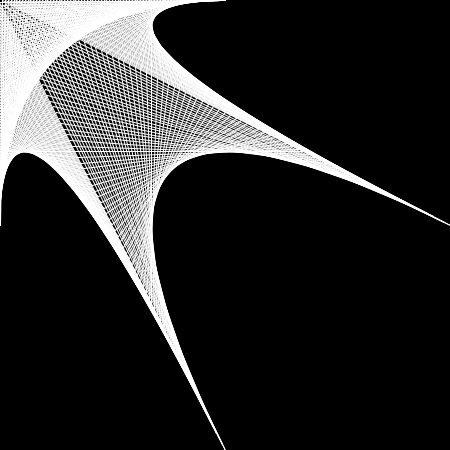
Frame 1 (no input)
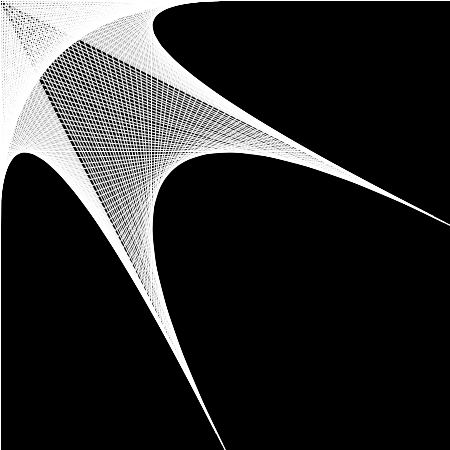
Frame 60 (the mouse pressed at the canvas centre just before this capture)
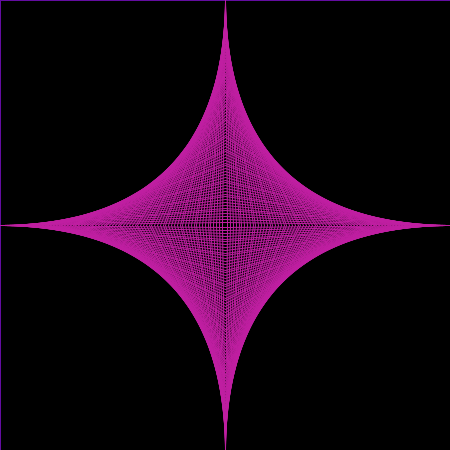
Frame 120 (the mouse held since frame 60 and released just before this capture)

The Processing sketch that drew these frames (run headless with seeded random() and noise(); from frame 60 on, the mouse is pressed at the canvas centre):

// Processing sketch: processing_19172
// ── processing_19172.pde

//import processing.opengl.*;
int tam=80,x=0,y=0,tamx=1200,tamy=1200,e,r=0,contador=0,opc=0;
boolean flash=false;
float[] t=new float[4];
float[] t1=new float[4];
float[] te = new float[4];
float[] te1 = new float[4];
float[] dista = new float[4];
float[] dista1 = new float[4];
float temp;
PVector[] a = new PVector[tam];
PVector[] b = new PVector[tam];
PVector[] c = new PVector[tam];
PVector[] d = new PVector[tam];
PVector[] a1 = new PVector[tam];
PVector[] b1 = new PVector[tam];
PVector[] c1 = new PVector[tam];
PVector[] d1 = new PVector[tam];
color col,col1;
void setup()
{
  size(450,450);
  background(0);
  //smooth();
  for(int e=0;e<tam;e++)
  {
    a[e] = new PVector(0,0);
    b[e] = new PVector(0,0);
    c[e] = new PVector(0,0);
    d[e] = new PVector(0,0);
    a1[e] = new PVector(0,0);
    b1[e] = new PVector(0,0);
    c1[e] = new PVector(0,0);
    d1[e] = new PVector(0,0);
  }
  col = color(255);
}
void draw()
{
  if(opc==6)
  opc=0;
  if(opc==-1)
  opc=5;
  if(flash==false)
  fill(0);
  else
  fill(random(0,255),random(0,255),random(0,255),70);
  rect(0,0,tamx,tamy);
  if(mousePressed){
  col = color(random(0,255),random(0,255),random(0,255));
  contador++;
  }
//if((x!=mouseX)||(y!=mouseY))

  dista[0]=dist(width/2,0,mouseX,mouseY);
  dista[1]=dist(width,height/2,mouseX,mouseY);
  dista[2]=dist(width/2,height,mouseX,mouseY);
  dista[3]=dist(0,height/2,mouseX,mouseY);
  dista1[0]=dist(0,0,mouseX,mouseY);
  dista1[1]=dist(width,0,mouseX,mouseY);
  dista1[2]=dist(width,height,mouseX,mouseY);
  dista1[3]=dist(0,height,mouseX,mouseY);
  for(e=0;e<4;e++)
  {
    t[e]=dista[e]/tam;
    t1[e]=dista1[e]/tam;
  }
stroke(col);  
  for(e=0;e<tam;e++)
  {
//primera linea auxiliar a1
    te1[0]=acos(mouseX/dista1[0]);
    a1[e].x=t1[0]*e*cos(te1[0]);
    a1[e].y= t1[0]*e*sin(te1[0]);  
//segunda linea auxiliar b1  
    te1[1]=acos((width-mouseX)/dista1[1]);
    b1[e].x=width-t1[1]*e*cos(te1[1]);
    b1[e].y=t1[1]*e*sin(te1[1]);
//tercera linea auxiliar c1
    te1[2]=acos((height-mouseY)/dista1[2]);
    c1[e].x=width-t1[2]*e*sin(te1[2]);
    c1[e].y=height-t1[2]*e*cos(te1[2]);
//Cuarta linea auxiliar d1
    te1[3]=acos((height-mouseY)/dista1[3]);
    d1[e].x=t1[3]*e*sin(te1[3]);
    d1[e].y=height-t1[3]*e*cos(te1[3]);

    if(mouseX<=width/2)
    {
      te[0]=acos((width/2-mouseX)/dista[0]);
      a[e].x= width/2-t[0]*e*cos(te[0]);
      a[e].y= t[0]*e*sin(te[0]);
      te[2]=acos((width/2-mouseX)/dista[2]);
      c[e].x=width/2-t[2]*e*cos(te[2]);
      c[e].y=height-t[2]*e*sin(te[2]);
    }
    else{
      te[0]=asin(mouseY/dista[0]);
      a[e].x= t[0]*e*cos(te[0])+width/2;
      a[e].y= t[0]*e*sin(te[0]);
      te[2]=acos((mouseX-width/2)/dista[2]);
      c[e].x=width/2+t[2]*e*cos(te[2]);
      c[e].y=height-t[2]*e*sin(te[2]);    
    }
    if(mouseY<=height/2)
    {
      te[1]= acos((width-mouseX)/dista[1]);
      b[e].x=width-t[1]*e*cos(te[1]);
      b[e].y=height/2-t[1]*e*sin(te[1]);
      te[3]=acos(mouseX/dista[3]);
      d[e].x=t[3]*e*cos(te[3]);
      d[e].y=height/2-t[3]*e*sin(te[3]);
    }
    else
    {
      te[1]= asin((mouseY-height/2)/dista[1]);
      b[e].x=width-t[1]*e*cos(te[1]);
      b[e].y=height/2+t[1]*e*sin(te[1]);
      te[3]=asin((mouseY-height/2)/dista[3]);
      d[e].x=t[3]*e*cos(te[3]);
      d[e].y=height/2+t[3]*e*sin(te[3]);    
    }
  }
switch(opc)
{
  case 0:
  stroke(col);
  for(e=tam-1;e>0-1;e--)
  {
   line(a[r].x,a[r].y,b[e].x,b[e].y);
   line(b[r].x,b[r].y,c[e].x,c[e].y);
   line(c[r].x,c[r].y,d[e].x,d[e].y);
   line(d[r].x,d[r].y,a[e].x,a[e].y);
  r++;
  }
  r=0;
  break;
  case 1:
    temp=(width/2)/tam;
    for(e=0;e<tam;e++)
    {
      fill(col);
      line(temp*e,0,a[e].x,a[e].y);
      line(width-temp*e,0,a[e].x,a[e].y);
      line(width,temp*e,b[e].x,b[e].y);
      line(width,height-temp*e,b[e].x,b[e].y);
      line(width-temp*e,height,c[e].x,c[e].y);
      line(temp*e,height,c[e].x,c[e].y);
      line(0,height-temp*e,d[e].x,d[e].y);
      line(0,temp*e,d[e].x,d[e].y);
    }
  break;
  case 2:
    fill(col1);
    for(e=tam-1;e>0-1;e--)
    {
     line(a1[r].x,a1[r].y,a[e].x,a[e].y);
     line(b1[r].x,b1[r].y,a[e].x,a[e].y);
     line(b1[r].x,b1[r].y,b[e].x,b[e].y);
     line(c1[r].x,c1[r].y,c[e].x,c[e].y);
     line(c1[r].x,c1[r].y,b[e].x,b[e].y);
     line(d1[r].x,d1[r].y,c[e].x,c[e].y);
     line(d1[r].x,d1[r].y,d[e].x,d[e].y);
     line(a1[r].x,a1[r].y,d[e].x,d[e].y);
    r++;
    }
    r=0;
  break;
  case 3:
    for(e=tam-1;e>0-1;e--)
    {
     line(a[r].x,a[r].y,b[e].x,b[e].y);
     line(b[r].x,b[r].y,c[e].x,c[e].y);
     line(c[r].x,c[r].y,d[e].x,d[e].y);
     line(d[r].x,d[r].y,a[e].x,a[e].y);
    r++;
    }
    r=0;
    temp=(width/2)/tam;
    fill(col);
    for(e=0;e<tam;e++)
    {
      line(temp*e,0,a[e].x,a[e].y);
      line(width-temp*e,0,a[e].x,a[e].y);
      line(width,temp*e,b[e].x,b[e].y);
      line(width,height-temp*e,b[e].x,b[e].y);
      line(width-temp*e,height,c[e].x,c[e].y);
      line(temp*e,height,c[e].x,c[e].y);
      line(0,height-temp*e,d[e].x,d[e].y);
      line(0,temp*e,d[e].x,d[e].y);
    }
  break;
  case 4:
    for(e=0;e<tam-1;e++)
    {
     line(a[r].x,a[r].y,b[e].x,b[e].y);
     line(b[r].x,b[r].y,c[e].x,c[e].y);
     line(c[r].x,c[r].y,d[e].x,d[e].y);
     line(d[r].x,d[r].y,a[e].x,a[e].y);
    r++;
    }
    r=0;
  break;
  case 5:
    for(e=0;e<tam-1;e++)
    {
      line(a1[r].x,a1[r].y,b1[e].x,b1[e].y);
      line(b1[r].x,b1[r].y,c1[e].x,c1[e].y);
      line(c1[r].x,c1[r].y,d1[e].x,d1[e].y);
      line(d1[r].x,d1[r].y,a1[e].x,a1[e].y);
      r++;
    }
    r=0;
  break;
}


x=mouseX;
y=mouseY;

}
void keyPressed()
{
    if(keyCode==38)
    opc++;;
    if(keyCode==40)
    opc--;
    if(keyCode==37)
    col = color(random(0,255),random(0,255),random(0,255));


}
